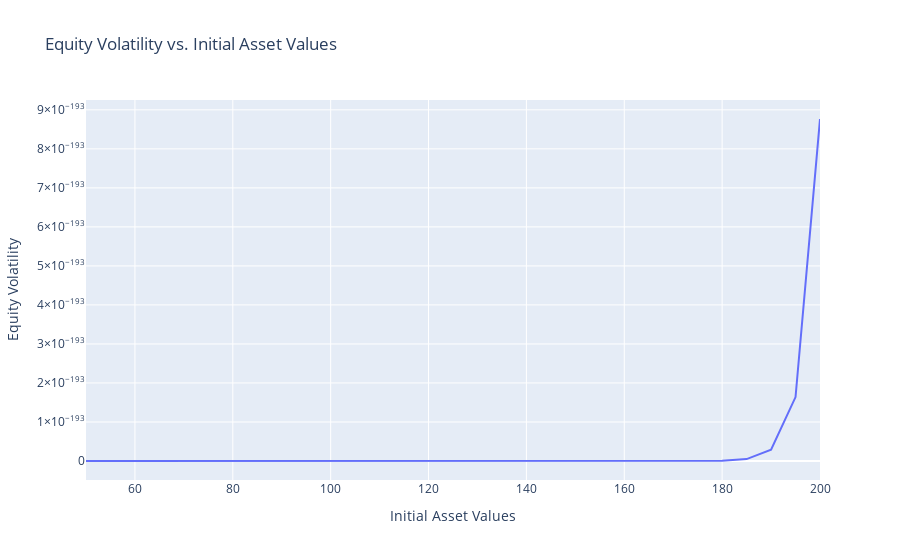

Here is the notebook cell this chart was saved with:
### Code cell
import plotly.graph_objects as go

num = int((200-50)/5)+1
A0_grid = np.linspace(50, 200, num, endpoint=True)
d1_grid = (np.log(A0_grid / K) + (r + 0.5 * sigma**2) * T) / (sigma * np.sqrt(T))
d2_grid = d1_grid - sigma * np.sqrt(T)
sigmaE_grid = A0_grid/E0*norm.cdf(d2_grid)*sigma

fig = go.Figure()
fig.add_trace(go.Scatter(x=A0_grid, y=sigmaE_grid, mode='lines', name='Equity Volatility'))
fig.update_layout(title='Equity Volatility vs. Initial Asset Values',
                  xaxis_title='Initial Asset Values',
                  yaxis_title='Equity Volatility')

fig.show()

### Figure 1 — Plotly figure (JSON) as saved in the notebook; plotly's stock layout.template omitted (floating-point values rounded to 4 significant figures)
{"data": [{"mode": "lines", "name": "Equity Volatility", "type": "scatter", "x": [50, 55, 60, 65, 70, 75, 80, 85, 90, 95, 100, 105, 110, 115, 120, 125, 130, 135, 140, 145, 150, 155, 160, 165, 170, 175, 180, 185, 190, 195, 200], "y": [1.021e-234, 1.061e-231, 5.783e-229, 1.841e-226, 3.716e-224, 5.073e-222, 4.934e-220, 3.568e-218, 1.986e-216, 8.762e-215, 3.141e-213, 9.338e-212, 2.345e-210, 5.052e-209, 9.461e-208, 1.559e-206, 2.283e-205, 3e-204, 3.565e-203, 3.86e-202, 3.833e-201, 3.51e-200, 2.982e-199, 2.36e-198, 1.748e-197, 1.216e-196, 7.982e-196, 4.956e-195, 2.921e-194, 1.638e-193, 8.765e-193]}], "layout": {"title": {"text": "Equity Volatility vs. Initial Asset Values"}, "xaxis": {"title": {"text": "Initial Asset Values"}}, "yaxis": {"title": {"text": "Equity Volatility"}}}}
